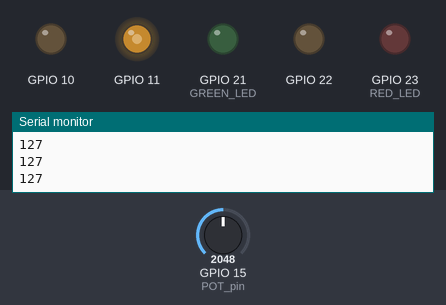
This sketch was run on a simulated ESP32. Parts: output pins drawn as LEDs (lit = HIGH), the last lines printed to the serial monitor. The inputs (shaded band) are chosen by the test bench; at power-on: GPIO 15 (POT_pin) = 2048.

Above: at 1.2 s.
1.3 s: GPIO 15 (POT_pin) set to 2866
At 2.2 s:
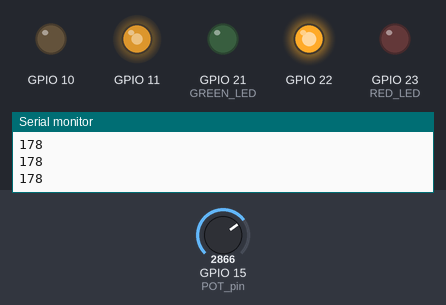
2.8 s: GPIO 15 (POT_pin) set to 3603
At 3.3 s:
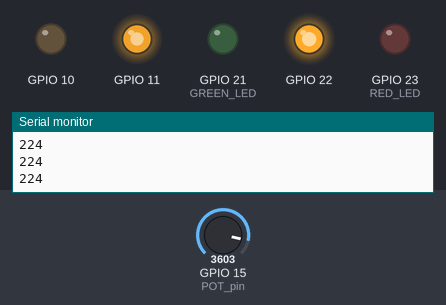
4.3 s: GPIO 15 (POT_pin) set to 4095
At 5.5 s:
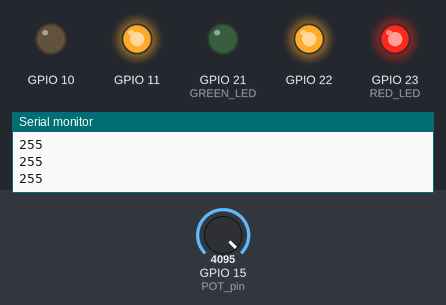
5.8 s: GPIO 15 (POT_pin) set to 1228
At 6.9 s:
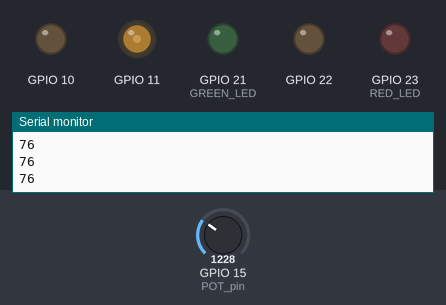
7.3 s: GPIO 15 (POT_pin) set to 491
At 8.0 s:
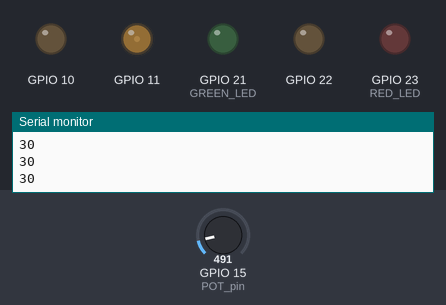
8.8 s: GPIO 15 (POT_pin) set to 2047
At 9.1 s:
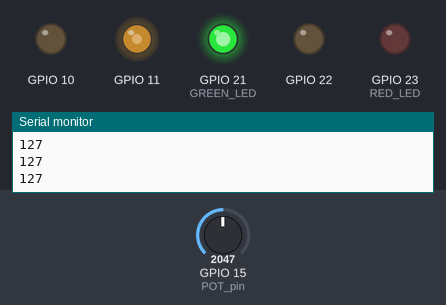
Timing chart, 0 to 11.3 s (numbered marks = the images above; inputs shaded):
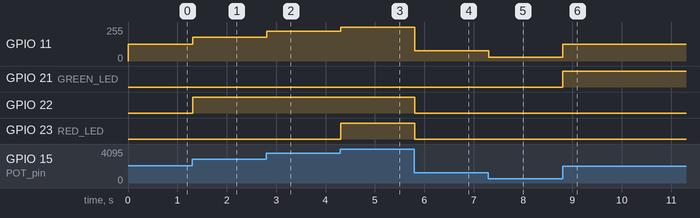

Measured:
- after the input at 1.3 s, GPIO 11: 127/255 → 177/255 at once; GPIO 22: LOW → HIGH at once
- after the input at 2.8 s, GPIO 11: 177/255 → 223/255 at once
- after the input at 4.3 s, GPIO 11: 223/255 → 255/255 at once; GPIO 23 (RED_LED): LOW → HIGH at once
- after the input at 5.8 s, GPIO 11: 255/255 → 76/255 at once; GPIO 22, GPIO 23 (RED_LED): HIGH → LOW at once
- after the input at 7.3 s, GPIO 11: 76/255 → 30/255 at once
- after the input at 8.8 s, GPIO 11: 30/255 → 127/255 at once; GPIO 21 (GREEN_LED): LOW → HIGH at once

The sketch:

classes.ino
```cpp
// define LED pins
#define GREEN_LED 21
#define YELLOW_LED 22
#define RED_LED 23

// define POT pin
#define POT_pin 15

// define motor pins
#define B1A 11
#define B1B 10

// setting PWM properties
const int freq = 5000;
const int resolution = 8;

int potVal = 0;
int speed_mapped = 0;

class Motor
{
  int pin1;
  int pin2;

public:
  Motor(int b1a, int b1b) : pin1(b1a), pin2(b1b) {
    pinMode(pin1, OUTPUT);
    pinMode(pin2, OUTPUT);
    ledcAttach(pin1, freq, resolution);
    ledcWrite(pin1, 0);
    digitalWrite(pin2, LOW);
  }

  void Update(int speed) {
    speed = constrain(speed, 0, 255);
    ledcWrite(pin1, speed);
    digitalWrite(pin2, LOW);
  }
};

class LED
{
  int LED_pin;
  int color; // 0 = green, 1 = yellow, 2 = red

public:
  LED(int pin, int clr) : LED_pin(pin), color(clr) {
    pinMode(LED_pin, OUTPUT);
    digitalWrite(LED_pin, HIGH);
  }

  void Update(int speed) {
    int mapped = map(speed, 0, 255, 0, 3);
    switch (mapped) {
      case 0:
        digitalWrite(LED_pin, LOW);
        break;
      case 1:
        digitalWrite(LED_pin, (color == 0 && speed > 0) ? HIGH : LOW);
        break;
      case 2:
        digitalWrite(LED_pin, ((color == 0 || color == 1) && speed > 0) ? HIGH : LOW);
        break;
      case 3:
        digitalWrite(LED_pin, (speed > 0) ? HIGH : LOW);
        break;
    }
  }
};

Motor spinner(B1A, B1B);
LED green(GREEN_LED, 0);
LED yellow(YELLOW_LED, 1);
LED red(RED_LED, 2);

void setup() {
  pinMode(POT_pin, INPUT);
  pinMode(RED_LED, OUTPUT);
  pinMode(GREEN_LED, OUTPUT);
  Serial.begin(9600);
}

void loop() {
  potVal = analogRead(POT_pin);
  speed_mapped = map(potVal, 0, 4095, 0, 255);
  Serial.println(speed_mapped);
  spinner.Update(speed_mapped);
  green.Update(speed_mapped);
  yellow.Update(speed_mapped);
  red.Update(speed_mapped);
}
```
